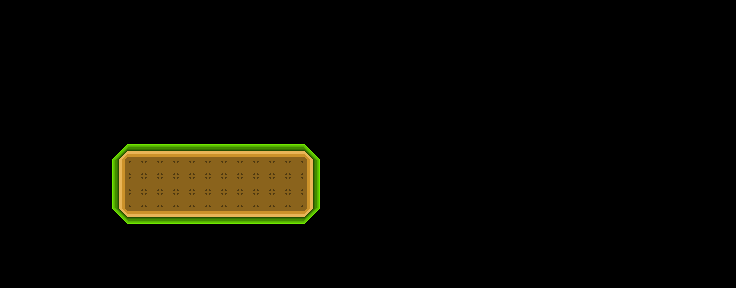

Rendered tile map (Tiled .tmx) drawn with the repository's tilesets; below, a short description and the full map source, tile grids included:
An orthogonal 46x18 tile map with 16x16 px tiles, 1 tile layer (Tile Layer 1).

<map version="1.5" tiledversion="1.7.2" orientation="orthogonal" renderorder="right-down" width="46" height="18" tilewidth="16" tileheight="16" infinite="0" nextlayerid="2" nextobjectid="1">
 <editorsettings>
  <chunksize width="32" height="32" />
 </editorsettings>
 <tileset firstgid="1" name="GrassTileset" tilewidth="16" tileheight="16" tilecount="12" columns="3">
  <image source="../tilesets/GrassTileset.png" width="48" height="64" />
 </tileset>
 <layer id="1" name="Tile Layer 1" width="46" height="18">
  <data encoding="csv">
0,0,0,0,0,0,0,0,0,0,0,0,0,0,0,0,0,0,0,0,0,0,0,0,0,0,0,0,0,0,0,0,0,0,0,0,0,0,0,0,0,0,0,0,0,0,
0,0,0,0,0,0,0,0,0,0,0,0,0,0,0,0,0,0,0,0,0,0,0,0,0,0,0,0,0,0,0,0,0,0,0,0,0,0,0,0,0,0,0,0,0,0,
0,0,0,0,0,0,0,0,0,0,0,0,0,0,0,0,0,0,0,0,0,0,0,0,0,0,0,0,0,0,0,0,0,0,0,0,0,0,0,0,0,0,0,0,0,0,
0,0,0,0,0,0,0,0,0,0,0,0,0,0,0,0,0,0,0,0,0,0,0,0,0,0,0,0,0,0,0,0,0,0,0,0,0,0,0,0,0,0,0,0,0,0,
0,0,0,0,0,0,0,0,0,0,0,0,0,0,0,0,0,0,0,0,0,0,0,0,0,0,0,0,0,0,0,0,0,0,0,0,0,0,0,0,0,0,0,0,0,0,
0,0,0,0,0,0,0,0,0,0,0,0,0,0,0,0,0,0,0,0,0,0,0,0,0,0,0,0,0,0,0,0,0,0,0,0,0,0,0,0,0,0,0,0,0,0,
0,0,0,0,0,0,0,0,0,0,0,0,0,0,0,0,0,0,0,0,0,0,0,0,0,0,0,0,0,0,0,0,0,0,0,0,0,0,0,0,0,0,0,0,0,0,
0,0,0,0,0,0,0,0,0,0,0,0,0,0,0,0,0,0,0,0,0,0,0,0,0,0,0,0,0,0,0,0,0,0,0,0,0,0,0,0,0,0,0,0,0,0,
0,0,0,0,0,0,0,0,0,0,0,0,0,0,0,0,0,0,0,0,0,0,0,0,0,0,0,0,0,0,0,0,0,0,0,0,0,0,0,0,0,0,0,0,0,0,
0,0,0,0,0,0,0,2,6,6,6,6,6,6,6,6,6,6,6,3,0,0,0,0,0,0,0,0,0,0,0,0,0,0,0,0,0,0,0,0,0,0,0,0,0,0,
0,0,0,0,0,0,0,9,10,10,10,10,10,10,10,10,10,10,10,8,0,0,0,0,0,0,0,0,0,0,0,0,0,0,0,0,0,0,0,0,0,0,0,0,0,0,
0,0,0,0,0,0,0,9,10,10,10,10,10,10,10,10,10,10,10,8,0,0,0,0,0,0,0,0,0,0,0,0,0,0,0,0,0,0,0,0,0,0,0,0,0,0,
0,0,0,0,0,0,0,9,10,10,10,10,10,10,10,10,10,10,10,8,0,0,0,0,0,0,0,0,0,0,0,0,0,0,0,0,0,0,0,0,0,0,0,0,0,0,
0,0,0,0,0,0,0,5,7,7,7,7,7,7,7,7,7,7,7,4,0,0,0,0,0,0,0,0,0,0,0,0,0,0,0,0,0,0,0,0,0,0,0,0,0,0,
0,0,0,0,0,0,0,0,0,0,0,0,0,0,0,0,0,0,0,0,0,0,0,0,0,0,0,0,0,0,0,0,0,0,0,0,0,0,0,0,0,0,0,0,0,0,
0,0,0,0,0,0,0,0,0,0,0,0,0,0,0,0,0,0,0,0,0,0,0,0,0,0,0,0,0,0,0,0,0,0,0,0,0,0,0,0,0,0,0,0,0,0,
0,0,0,0,0,0,0,0,0,0,0,0,0,0,0,0,0,0,0,0,0,0,0,0,0,0,0,0,0,0,0,0,0,0,0,0,0,0,0,0,0,0,0,0,0,0,
0,0,0,0,0,0,0,0,0,0,0,0,0,0,0,0,0,0,0,0,0,0,0,0,0,0,0,0,0,0,0,0,0,0,0,0,0,0,0,0,0,0,0,0,0,0
</data>
 </layer>
</map>
